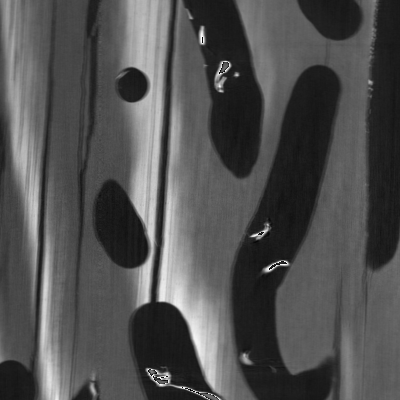
#> input picture EXAMS/2023/data/wood.png, 400 x 400 px, found by its file name
$ python 2023_solutions.py
#> lines starting #> are read from the running program, lines starting #| are printed output that depends on the picture
'''
Correct answers:
1  (g)
2  (d)
3  (i)
4  (g)
5  (f)
6  (d)
7  (e)
8  (f)
9  (b)
10 (g)
11 (h)
12 (d)
13 (h)
14 (c)
15 (i)
16 (c)
17 (a)
18 (e)
19 (e)
20 (c)
'''


# %%
import matplotlib.pyplot as plt
import numpy as np
import skimage.io
import scipy.ndimage
data_dir = 'DATA/'


#%%
# QUESTION 1, Gaussian filtering

# Read images
im = skimage.io.imread(f'{data_dir}wood.png').astype(np.float32)
#> im: shape (400, 400) float32; min 0, max 255, mean 80.5
L_gt = skimage.io.imread(f'{data_dir}wood_LoG.tif')
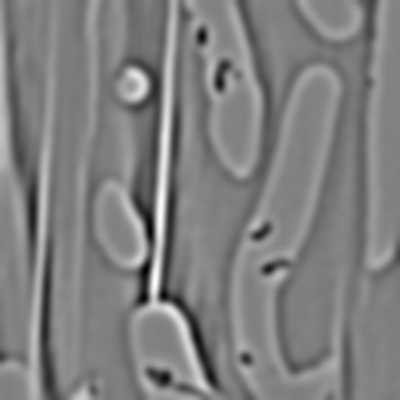
#> input picture EXAMS/2023/data/wood_LoG.tif, 400 x 400 px, found by its file name
#> L_gt is the input picture: shape (400, 400) float32; min -2.26, max 2.23, mean -0.00396

# Gaussian filters from exercise week 1
def gaussians(s):
    x = np.arange(-np.ceil(4*s), np.ceil(4*s)+1)
    x = np.reshape(x, (-1,1))
    g = 1/(s*np.sqrt(2*np.pi))*np.exp(-x**2/(2*s**2))
    dg = -x/(s**2)*g
    ddg = -x/(s**2)*dg - 1/(s**2)*g
    return g, dg, ddg

# Gaussian parameter sigma
s = 5.5
g, dg, ddg = gaussians(s)

# Second order Gaussian derivative in x and y directions
Lxx = scipy.ndimage.convolve(scipy.ndimage.convolve(im, ddg), g.T)
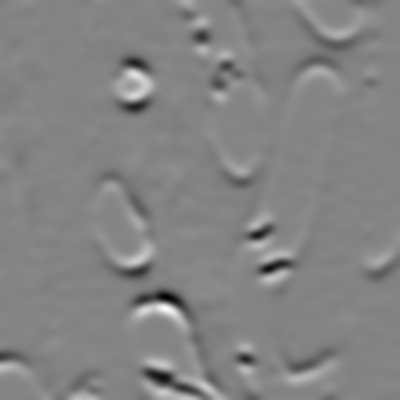
#> Lxx: shape (400, 400) float32; min -1.3, max 1.21, mean -0.00198; drawn with min black and max white
Lyy = scipy.ndimage.convolve(scipy.ndimage.convolve(im, ddg.T), g)
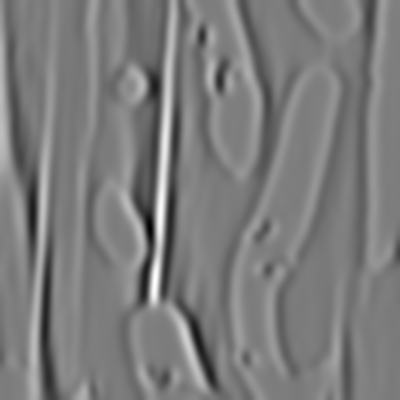
#> Lyy: shape (400, 400) float32; min -2.13, max 2.23, mean -0.00198; drawn with min black and max white

# Laplacian of Gaussian
L = Lxx + Lyy


fig, ax = plt.subplots(2,2)
ax[0][0].imshow(im)
ax[0][1].imshow(L)
ax[1][0].imshow(L_gt)
ax[1][1].imshow(L-L_gt)
fig.suptitle(f'The correct answer is {s}')
plt.show()
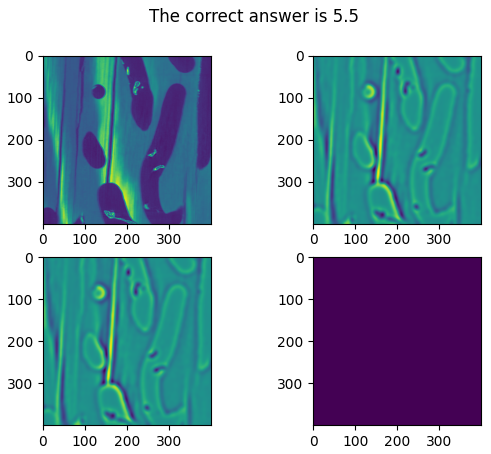
#> figure drawn by matplotlib, 4 panels


#%%
# QUESTION 2, Mean bending
#> (the run stopped early here; a loop or call above may not have finished)
